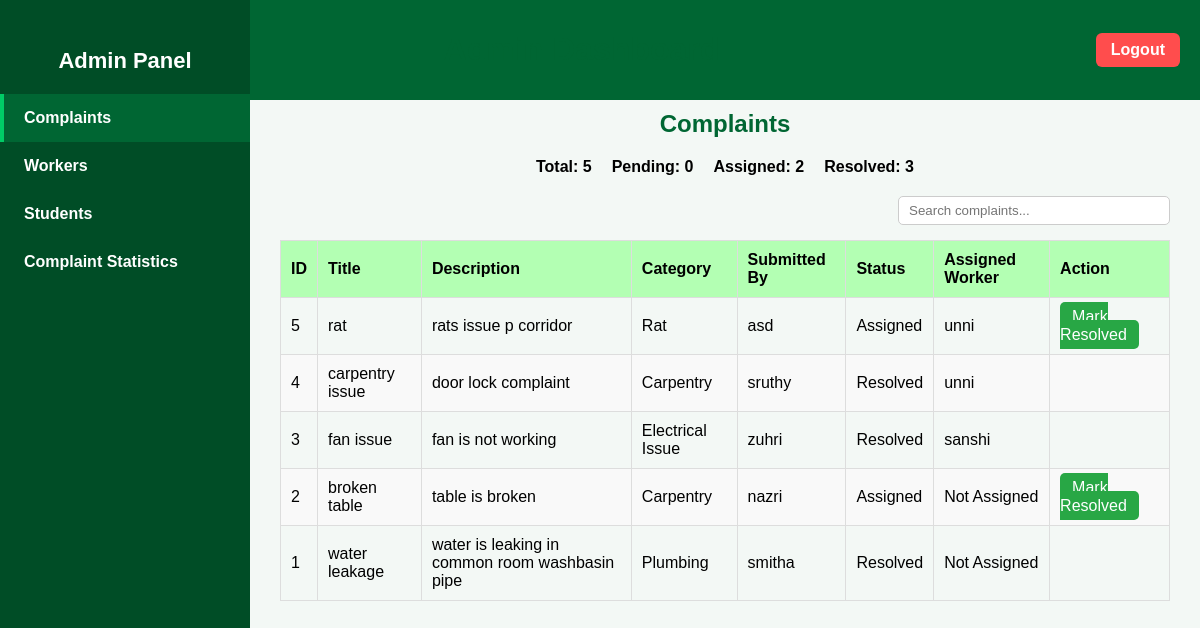
The page /admin-dashboard/ (signed in) on the database as committed earlier.
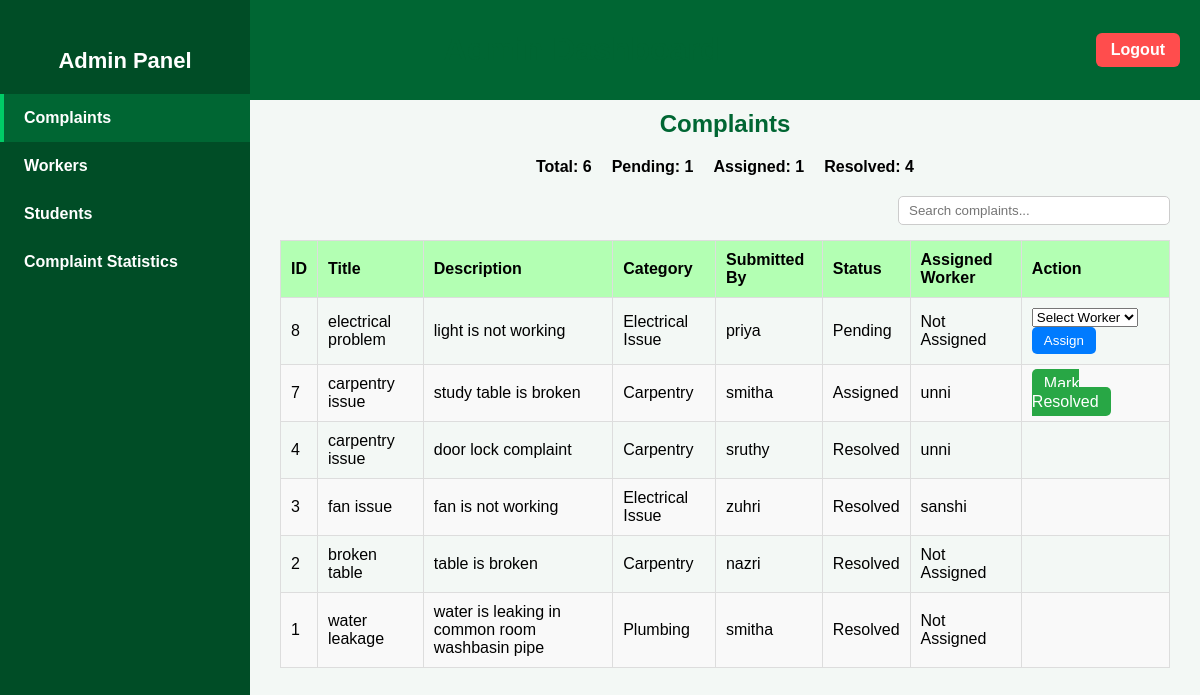
The same page on the database as committed later.
### fixitnow/models.py (models this page shows, shortened)
class Complaint(models.Model):
    STATUS_CHOICES = [
        ('Pending', 'Pending'),
        ('Assigned', 'Assigned'),
        ('Resolved', 'Resolved'),
    ]
    user = models.ForeignKey(
        CustomUser,
        on_delete=models.CASCADE,
        related_name='student_complaints',
        limit_choices_to={'role': 'student'}
    )
    title = models.CharField(max_length=100)
    description = models.TextField()
    category = models.CharField(max_length=50, choices=CATEGORY_CHOICES, blank=True)
    status = models.CharField(max_length=20, choices=STATUS_CHOICES, default='Pending')
    assigned_worker = models.ForeignKey(
        CustomUser,
        on_delete=models.SET_NULL,
        null=True,
        blank=True,
        related_name='assigned_complaints',
        limit_choices_to={'role': 'worker'}
    )
    image = models.ImageField(upload_to='complaint_images/', blank=True, null=True)
    created_at = models.DateTimeField(auto_now_add=True)

class CustomUser(AbstractUser):
    ROLE_CHOICES = (
        ('student', 'Student'),
        ('worker', 'Worker'),
        ('admin', 'Admin'),
    )
    role = models.CharField(max_length=10, choices=ROLE_CHOICES, default='student')

### fixitnow/views.py (the view)
# urls.py: path("admin-dashboard/", views.admin_dashboard, name="admin_dashboard"),
@login_required(login_url="login")
def admin_dashboard(request):
    if request.user.role != 'admin':
        return HttpResponseForbidden("You are not authorized to view this page.")
    complaints = Complaint.objects.all().order_by("-created_at")
    workers = WorkerProfile.objects.select_related('user').all()
    students = StudentProfile.objects.select_related('user').all()
    pending_count = Complaint.objects.filter(status="Pending").count()
    assigned_count = Complaint.objects.filter(status="Assigned").count()
    resolved_count = Complaint.objects.filter(status="Resolved").count()
    context = {
        "complaints": complaints,
        "workers": workers,
        "students": students,
        "pending_count": pending_count,
        "assigned_count": assigned_count,
        "resolved_count": resolved_count,
    }
    return render(request, "admin_dashboard.html", context)

### templates/admin_dashboard.html (shortened to what this page needs)
{% load static %}
<!DOCTYPE html>
<html lang="en">
<head>
</head>
<body>
    <div class="sidebar" id="sidebar">
        <h2>Admin Panel</h2>
        <a href="#" class="active" onclick="showSection('complaints', event)">Complaints</a>
        <a href="#" onclick="showSection('workers', event)">Workers</a>
        <a href="#" onclick="showSection('students', event)">Students</a>
        <a href="#" onclick="showSection('statistics', event)">Complaint Statistics</a>
    </div>
    <div class="header">
        <button class="menu-btn" onclick="toggleSidebar()">☰</button>
        <h1>Admin Dashboard</h1>
        <a href="{% url 'logout' %}" class="logout-btn">Logout</a>
    </div>
    <div class="main-content">
        <div id="complaints" class="section">
            <h2>Complaints</h2>
            <div style="display:flex; gap:20px; justify-content:center; font-weight:bold; margin-bottom:20px;">
                <div>Total: {{ complaints.count }}</div>
                <div>Pending: {{ pending_count }}</div>
                <div>Assigned: {{ assigned_count }}</div>
                <div>Resolved: {{ resolved_count }}</div>
            </div>
            <div class="search-bar">
                <input type="text" placeholder="Search complaints..." onkeyup="filterTable('complaintTable', this.value)">
            </div>
            <table id="complaintTable">
                <thead>
                    <tr>
                        <th>ID</th><th>Title</th><th>Description</th>
                        <th>Category</th><th>Submitted By</th>
                        <th>Status</th><th>Assigned Worker</th><th>Action</th>
                    </tr>
                </thead>
                <tbody>
                    {% for complaint in complaints %}
                    <tr>
                        <td>{{ complaint.id }}</td>
                        <td>{{ complaint.title }}</td>
                        <td>{{ complaint.description }}</td>
                        <td>{{ complaint.category }}</td>
                        <td>{{ complaint.user.username }}</td>
                        <td>{{ complaint.status }}</td>
                        <td>{% if complaint.assigned_worker %}{{ complaint.assigned_worker.username }}{% else %}Not Assigned{% endif %}</td>
                        <td>
                            {% if complaint.status == "Pending" %}
                                <form method="POST" action="{% url 'assign_worker' complaint.id %}">
                                    <select name="worker_id" required>
                                        <option value="" disabled selected>Select Worker</option>
                                    </select>
                                    <button type="submit">Assign</button>
                                </form>
                            {% elif complaint.status != "Resolved" %}
                                <a href="{% url 'mark_resolved' complaint.id %}" class="btn" style="background:#28a745;">Mark Resolved</a>
                            {% endif %}
                        </td>
                    </tr>
                    {% empty %}
                    <tr><td colspan="8">No complaints found.</td></tr>
                    {% endfor %}
                </tbody>
            </table>
        </div>
    </div>
</body>
</html>

Rows that differ between the two databases and show on the page:
removed Complaint: id "5", title "rat", description "rats issue p corridor", category "Rat", user.username "asd", status "Assigned", assigned_worker.username "unni", shows "Mark Resolved"
added Complaint: id "8", title "electrical problem", description "light is not working", category "Electrical Issue", user.username "priya", status "Pending", shows "Not Assigned"
added Complaint: id "7", title "carpentry issue", description "study table is broken", category "Carpentry", user.username "smitha", status "Assigned", assigned_worker.username "unni", shows "Mark Resolved"
changed Complaint "broken table": status "Assigned" → "Resolved"; no longer shows "Mark Resolved"
Other text that changed with them:
{{ complaints.count }}: "5" → "6"
{{ pending_count }}: "0" → "1"
{{ assigned_count }}: "2" → "1"
{{ resolved_count }}: "3" → "4"
